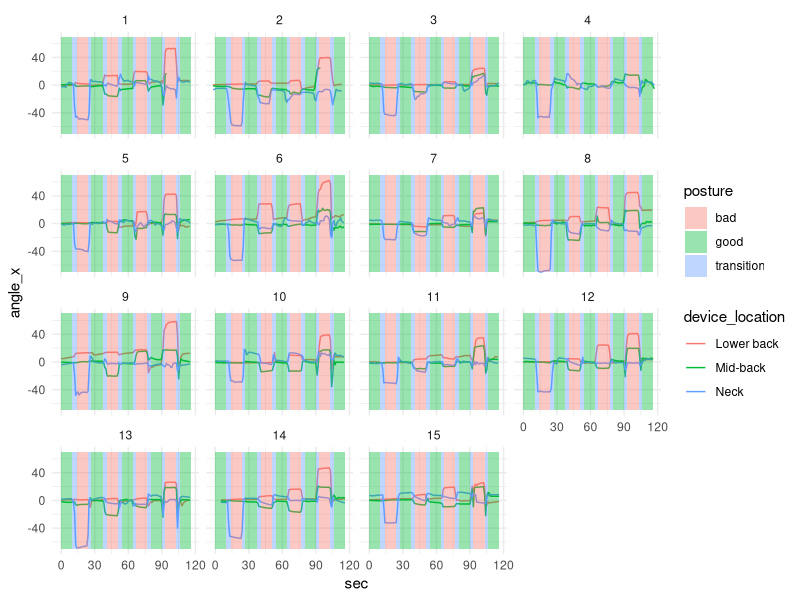
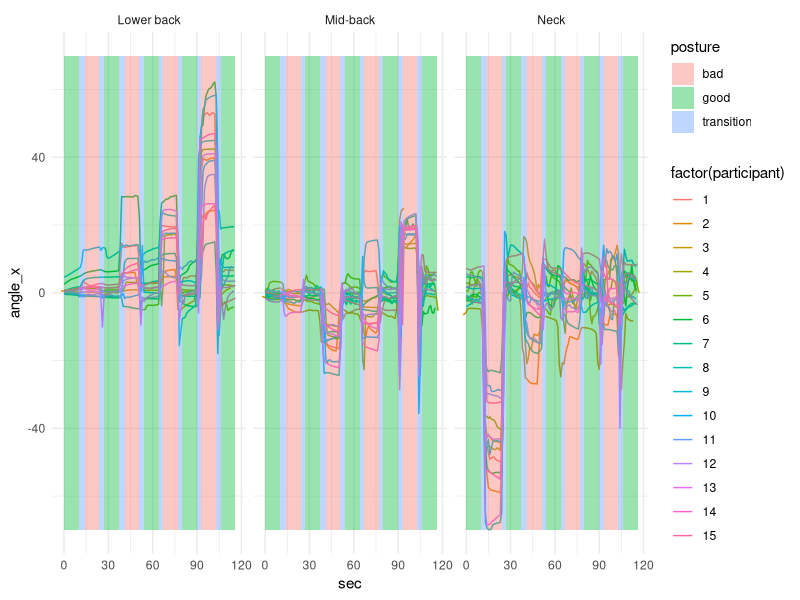
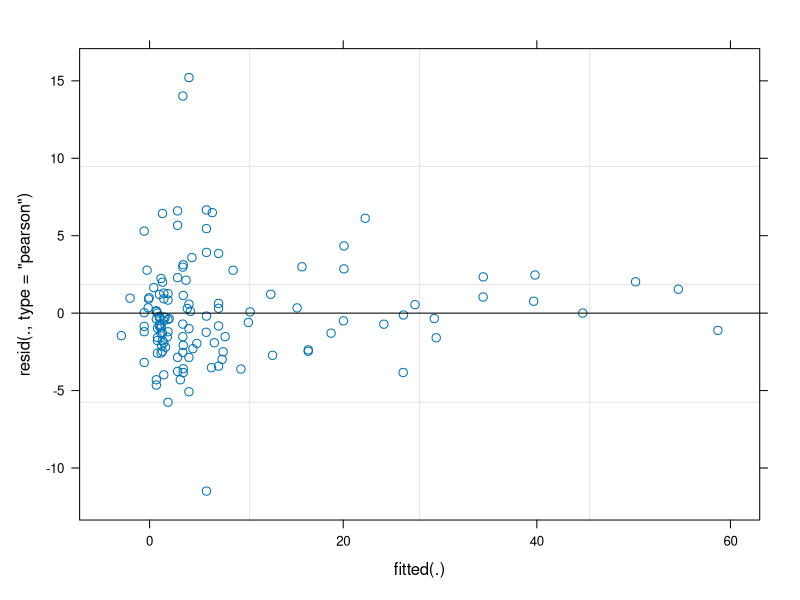
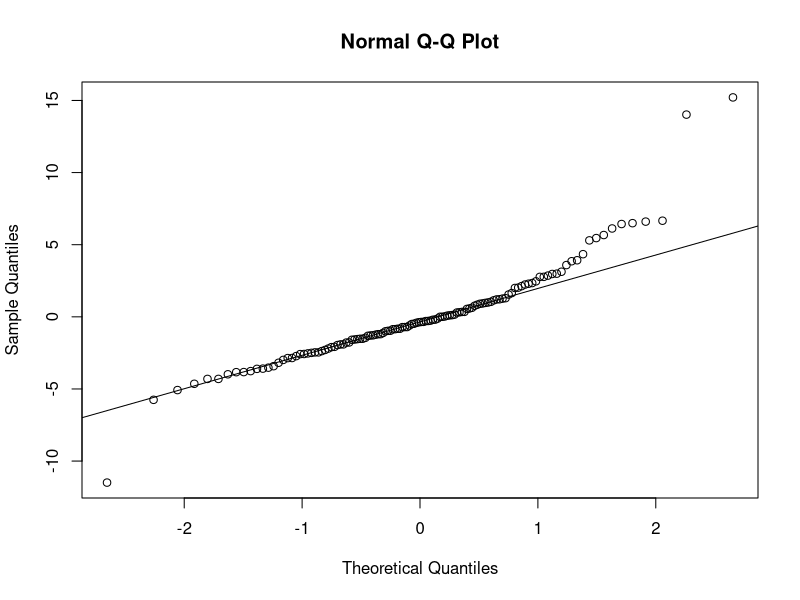
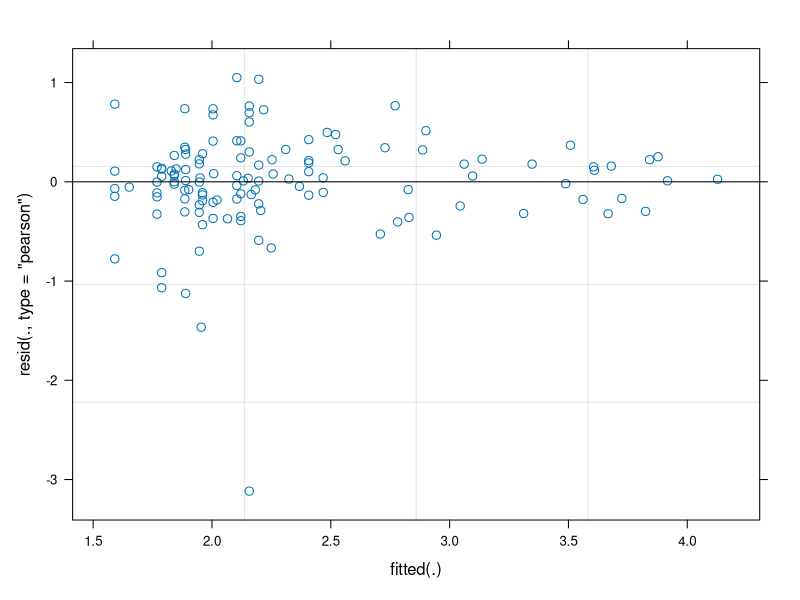
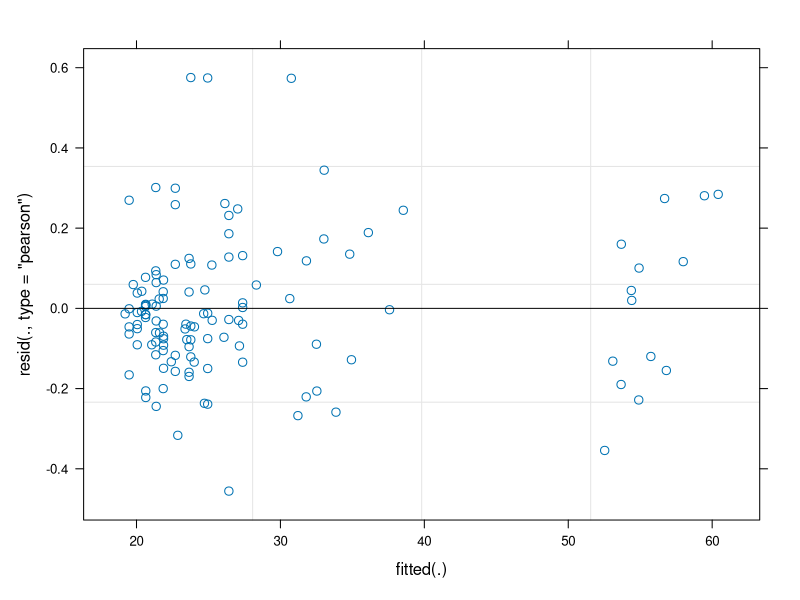
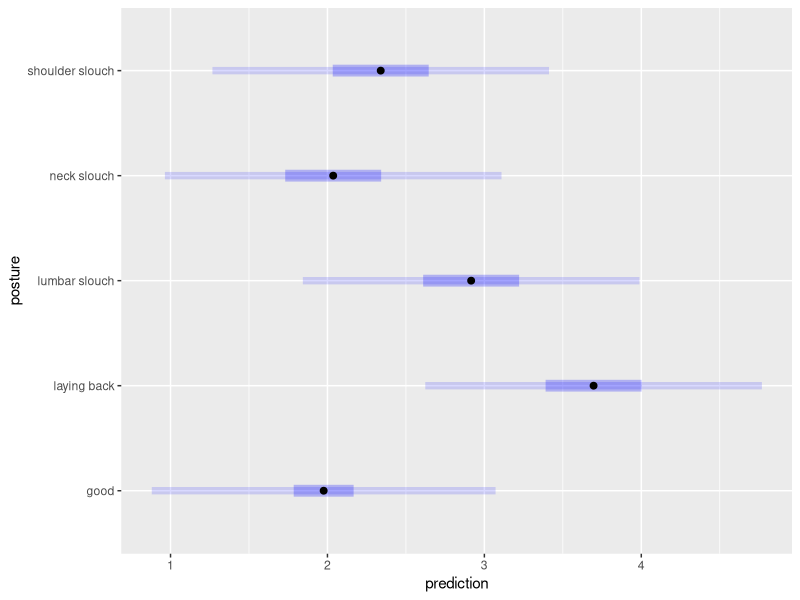
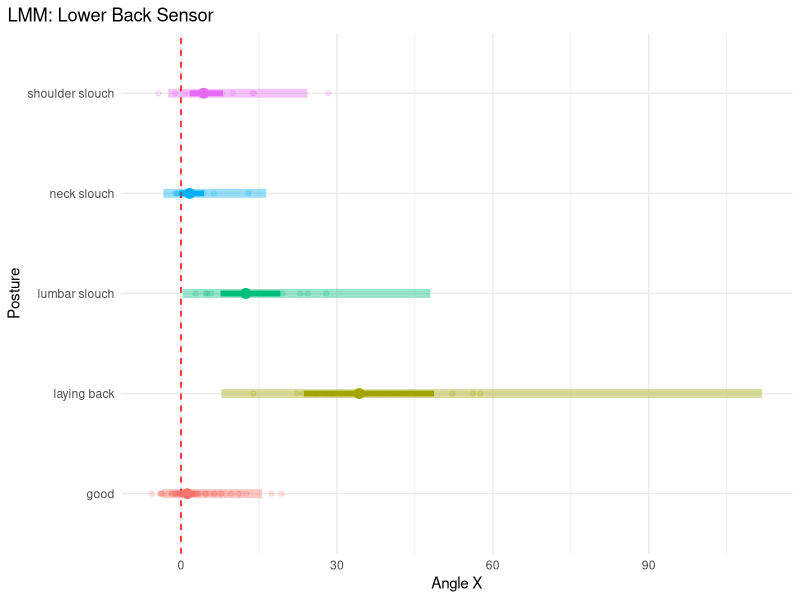

Write the R code that produced these figures, in order.
## ---- chunk 1
#| message: false
library(tidyverse)
library(here)
library(lubridate)
library(lme4)
library(MASS)
library(nlme)
library(car)
library(emmeans)
## ---- chunk 2
instructed <- read_csv(here("data", "instructed.csv"))
## ---- chunk 3
instructed_agg <- instructed %>%
  mutate(sec = floor(time)) %>%
  group_by(participant, device_location, posture, sec) %>%
  summarize(angle_x = mean(angle_x), .groups = "keep")
## ---- chunk 4
instructed_agg_nested <- instructed %>%
  mutate(nested_sec = floor(nested_time)) %>%
  group_by(participant, device_location, posture, nested_sec) %>%
  summarize(angle_x = mean(angle_x), .groups = "keep")
## ---- chunk 5
#| message: false
model_data <- instructed_agg_nested %>% 
  filter(posture != "transition") %>%
  group_by(participant, device_location, posture) %>%
  summarize(angle_x = mean(angle_x, na.rm = TRUE)) %>%
  ungroup() %>%
  pivot_wider(id_cols = c(participant, posture), names_from = device_location, values_from = angle_x) %>%
  mutate(posture = if_else(str_detect(posture, "good"), "good", posture)) %>%
  ungroup() %>%
  rename(
    "lower_back" = 3,
    "mid_back" = 4,
    "neck" = 5
  )
## ---- chunk 6
xmin <- c(0,10,14,24,27,37,41,51,54,64,67,77,80,90,93,103,106)
xmax <- lead(xmin,1)
xmax[17] <- 116
ymin <- rep(-70,17)
ymax <- rep(70,17)



time_ranges <- data.frame(
  xmin = xmin, 
  xmax = xmax, 
  ymin = ymin, 
  ymax = ymax,
  posture = c(rep(c("good", "transition", "bad", "transition"), 4), "good"))
## ---- chunk 7
instructed_agg %>%
  ggplot() +
  geom_line(aes(x = sec, y = angle_x, color = device_location)) +
  geom_rect(aes(xmin = xmin, xmax = xmax, ymin = ymin, ymax = ymax, fill = posture), alpha = 0.4, data = time_ranges) +
  theme_minimal() +
  facet_wrap(~participant)
## ---- chunk 8
instructed_agg %>%
  ggplot() +
  geom_line(aes(x = sec, y = angle_x, color = factor(participant))) +
  geom_rect(aes(xmin = xmin, xmax = xmax, ymin = ymin, ymax = ymax, fill = posture), alpha = 0.4, data = time_ranges) +
  theme_minimal() +
  facet_wrap(~device_location)
## ---- chunk 9

### Lower Back


lmer_lb <- lmer(lower_back ~  posture + (1 + posture  | participant), data = model_data)

plot(lmer_lb)
qqnorm(residuals(lmer_lb))
qqline(residuals(lmer_lb))

lmer_log_lb <- lmer_lb <- lmer(log(lower_back + 6) ~  posture + (1 | participant), data = model_data)


glmer_lb <- glmer((lower_back + 20) ~  posture + (1 | participant), family = Gamma(link = "identity"), data = model_data)


plot(lmer_log_lb)

S(glmer_lb)
plot(glmer_lb)
## ---- chunk 10
#| warning: false
custom_combos <- data.frame(
  posture = model_data$posture %>% unique()
)

custom_preds <- ref_grid(
  lmer_lb,
  data = custom_combos,
  cov.reduce = FALSE,
)

model_preds_lb <- emmeans(custom_preds, 
                         specs = ~ posture,
                         type = "response"
                         ) %>% 
  as_tibble()

model_preds_lb_pi <- predict(custom_preds, 
                         specs = ~ posture,
                         type = "response",
                         interval = "prediction"
                         ) %>% 
  as_tibble()

plot(custom_preds, PIs = TRUE, )

model_preds_lb %>%
  ggplot(aes(color = posture)) +

  # confidence interval
  geom_point(aes(y = posture, x = response), size = 3) +
  # geom_errorbar(aes(y = posture, xmin = asymp.LCL, xmax = asymp.UCL)) +
  geom_errorbar(aes(y = posture, xmin = lower.CL, xmax = upper.CL), width = 0, size = 2) +

  # prediction interval
  geom_point(data = model_preds_lb_pi,
             aes(y = posture, x = prediction)) +
  geom_errorbar(data = model_preds_lb_pi,
                aes(y = posture, xmin = lower.PL, xmax = upper.PL), width =0, size = 3, alpha = .4) +

  geom_vline(aes(xintercept = xint), lty = 2, color = "red", data = data.frame(xint = 0)) +
  
  # observed
  geom_point(data = model_data,
             aes(x = lower_back,
                 y = posture),
             alpha = 0.2) +
  theme_minimal() +
  labs(
    title = "LMM: Lower Back Sensor",
    x = "Angle X",
    y = "Posture"
    ) +
  theme(legend.position = "none",
        plot.title.position = "plot")

## ---- chunk 11
lmer_mb <- lmer(mid_back ~ posture + (1 | participant), data = model_data)

plot(lmer_mb)
qqnorm(residuals(lmer_mb))
qqline(residuals(lmer_mb))

glmer_mb <- glmer(mid_back+40 ~ posture + (1  | participant), family = Gamma(link = "identity"), data = model_data)



S(glmer_mb)
# Anova(glmer_mb)
plot(glmer_mb)
## ---- chunk 12
#| warning: false
custom_combos <- data.frame(
  posture = model_data$posture %>% unique()
)

custom_preds <- ref_grid(
  lmer_mb,
  data = custom_combos,
  cov.reduce = FALSE,
)

model_preds_mb <- emmeans(custom_preds, 
                         specs = ~ posture,
                         type = "response"
                         ) %>% 
  as_tibble()

model_preds_mb_pi <- predict(custom_preds, 
                         specs = ~ posture,
                         type = "response",
                         interval = "prediction"
                         ) %>% 
  as_tibble()

plot(custom_preds, PIs = TRUE, )

model_preds_mb %>%
  ggplot(aes(color = posture)) +

  # confidence interval
  geom_point(aes(y = posture, x = emmean), size = 3) +
  # geom_errorbar(aes(y = posture, xmin = asymp.LCL, xmax = asymp.UCL)) +
  geom_errorbar(aes(y = posture, xmin = lower.CL, xmax = upper.CL), width = 0) +

  # prediction interval
  geom_point(data = model_preds_mb_pi,
             aes(y = posture, x = prediction)) +
  geom_errorbar(data = model_preds_mb_pi,
                aes(y = posture, xmin = lower.PL, xmax = upper.PL), width = 0, size = 2, alpha = .4) +

  geom_vline(aes(xintercept = xint), lty = 2, color = "red", data = data.frame(xint = 0)) +
  
  # observed
  geom_point(data = model_data,
             aes(x = mid_back,
                 y = posture),
             alpha = 0.2) +
  theme_minimal() +
  labs(
    title = "LMM: Mid Back Sensor",
    x = "Angle X",
    y = "Posture"
    ) +
  theme(legend.position = "none",
        plot.title.position = "plot")
## ---- chunk 13
lmer_n <- lmer(neck ~ posture + (1 | participant), data = model_data)

plot(lmer_n)
qqnorm(residuals(lmer_n))
qqline(residuals(lmer_n))


glmer_n <- glmer((neck*-1/10)+5 ~ posture + (1 | participant), family = Gamma(link = "identity"), data = model_data)


S(glmer_n)
Anova(glmer_n)
plot(glmer_n)
## ---- chunk 14

#| warning: false
custom_combos <- data.frame(
  posture = model_data$posture %>% unique()
)

custom_preds <- ref_grid(
  lmer_n,
  data = custom_combos,
  cov.reduce = FALSE,
)

model_preds_n <- emmeans(custom_preds, 
                         specs = ~ posture,
                         type = "response"
                         ) %>% 
  as_tibble()

model_preds_n_pi <- predict(custom_preds, 
                         specs = ~ posture,
                         type = "response",
                         interval = "prediction"
                         ) %>% 
  as_tibble()

plot(custom_preds, PIs = TRUE)

model_preds_n %>%
  ggplot(aes(color = posture)) +

  # confidence interval
  geom_point(aes(y = posture, x = emmean), size = 3) +
  # geom_errorbar(aes(y = posture, xmin = asymp.LCL, xmax = asymp.UCL)) +
  geom_errorbar(aes(y = posture, xmin = lower.CL, xmax = upper.CL), width = 0) +

  # prediction interval
  geom_point(data = model_preds_n_pi,
             aes(y = posture, x = prediction)) +
  geom_errorbar(data = model_preds_n_pi,
                aes(y = posture, xmin = lower.PL, xmax = upper.PL), width = 0, size = 2, alpha = .4) +

  geom_vline(aes(xintercept = xint), lty = 2, color = "red", data = data.frame(xint = 0)) +
  
  # observed
  geom_point(data = model_data,
             aes(x = neck,
                 y = posture),
             alpha = 0.2) +
  theme_minimal() +
  labs(
    title = "LMM: Neck Sensor",
    x = "Angle X",
    y = "Posture"
    ) +
  theme(legend.position = "none",
        plot.title.position = "plot")
## ---- chunk 15
lda_posture <- lda(posture ~ lower_back + mid_back + neck, data = model_data)
lda_posture


qda_posture <- qda(posture ~ lower_back + mid_back + neck, data = model_data)
qda_posture
## ---- chunk 16
act_vs_pred <- model_data %>%
  drop_na() %>%
  mutate(
    posture = factor(posture),
    lda_pred = factor(predict(lda_posture)$class),
    qda_pred = factor(predict(qda_posture)$class)
  )


caret::confusionMatrix(data = act_vs_pred$lda_pred, reference = act_vs_pred$posture)

caret::confusionMatrix(data = act_vs_pred$qda_pred, reference = act_vs_pred$posture)

## ---- chunk 17
lda_posture_preds <- model_data %>%
  drop_na() %>%
  bind_cols(
    predict(lda_posture)$posterior
  )
## ---- chunk 18
model_data %>%
  drop_na() %>%
  bind_cols(
    as.matrix(model_data %>% dplyr::select(lower_back, mid_back, neck) %>%
  drop_na()) %*% lda_posture$scaling
  ) %>%
  ggplot() +
  geom_point(aes(x = LD1, y = LD2, color = posture)) + 
  theme_minimal()

model_data %>%
  drop_na() %>%
  bind_cols(
    as.matrix(model_data %>% dplyr::select(lower_back, mid_back, neck) %>%
  drop_na()) %*% lda_posture$scaling
  ) %>%
  ggplot() +
  geom_point(aes(x = LD1, y = LD3, color = posture)) + 
  theme_minimal()


model_data %>%
  drop_na() %>%
  bind_cols(
    as.matrix(model_data %>% dplyr::select(lower_back, mid_back, neck) %>%
  drop_na()) %*% lda_posture$scaling
  ) %>%
  ggplot() +
  geom_point(aes(x = LD2, y = LD3, color = posture)) + 
  theme_minimal()
